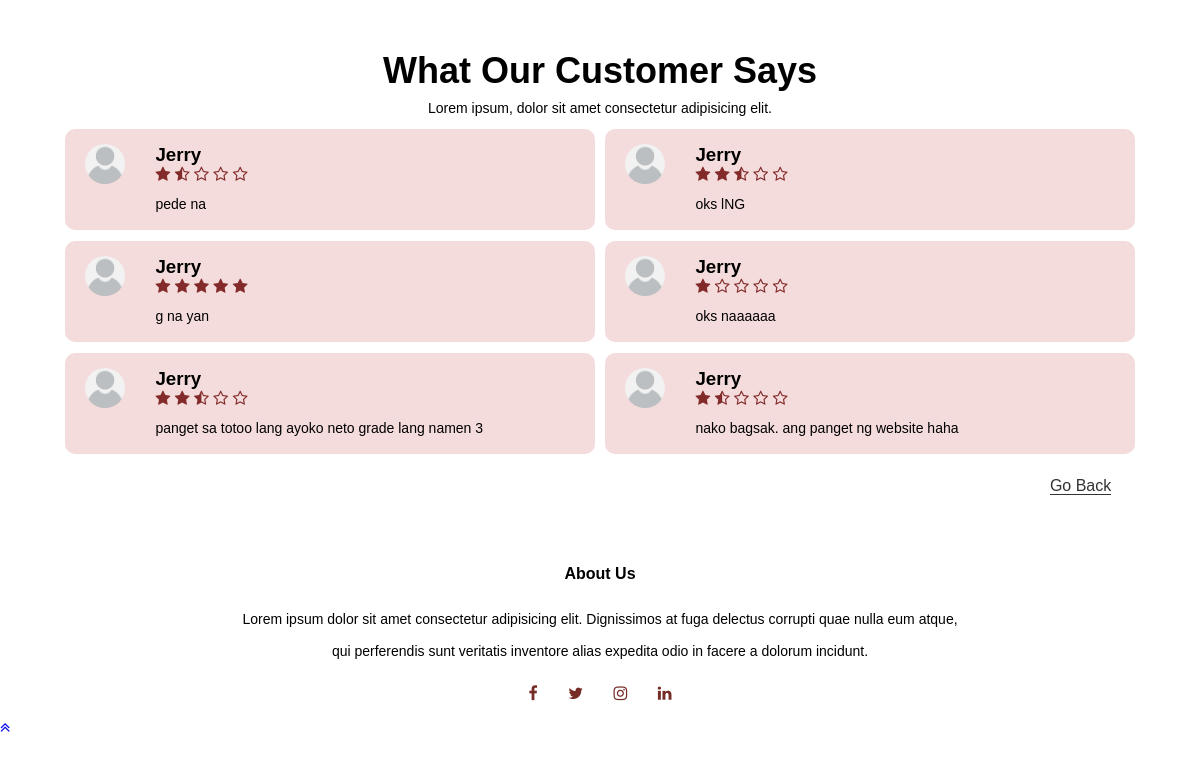
Screenshot of /fullfeedback.php with the database file from the repository.
### tables this page shows
CREATE TABLE `feedback` (
  `simula` int(11) NOT NULL AUTO_INCREMENT,
  `star` float NOT NULL,
  `comment` text NOT NULL,
  `name` varchar(30) NOT NULL,
  `photo` blob NOT NULL,
  PRIMARY KEY (`simula`)
);

### fullfeedback.php (the view, shortened to what this page needs)
<?php
$con = mysqli_connect('localhost','root','','floodprone');
   $stmt = "select * from feedback";
  $userins = $con->query($stmt);
  ?>
<?php include "includes/header.php";?>
<body>
<section class="testimonial">
            <h1>What Our Customer Says</h1>
            <p>Lorem ipsum, dolor sit amet consectetur adipisicing elit.</p>
            <div class="rows">
                <?php while($inserted = mysqli_fetch_assoc($userins)){ ?>
                    <div class="testimonial-col">
                        <img src="images/pips2.jpg" />
                        <div>
                        <h3><?php echo $inserted['name'];?></h3>
                        <?php if($inserted['star'] == 1){ ?>
                            <i class="fa fa-star"></i>
                            <i class="fa fa-star-o"></i>
                            <i class="fa fa-star-o"></i>
                            <i class="fa fa-star-o"></i>
                            <i class="fa fa-star-o"></i>
                        <?php }elseif($inserted['star'] == 1.5){ ?>
                            <i class="fa fa-star"></i>
                            <i class="fa fa-star-half-o"></i>
                            <i class="fa fa-star-o"></i>
                            <i class="fa fa-star-o"></i>
                            <i class="fa fa-star-o"></i>
                        <?php }elseif($inserted['star'] == 2.5){ ?>
                            <i class="fa fa-star"></i>
                            <i class="fa fa-star"></i>
                            <i class="fa fa-star-half-o"></i>
                            <i class="fa fa-star-o"></i>
                            <i class="fa fa-star-o"></i>
                        <?php }elseif($inserted['star'] == 5){ ?>
                            <i class="fa fa-star"></i>
                            <i class="fa fa-star"></i>
                            <i class="fa fa-star"></i>
                            <i class="fa fa-star"></i>
                            <i class="fa fa-star"></i>
                        <?php };?>
                            <p><?php echo $inserted['comment'];?></p>
                        </div>
                    </div>
                <?php } ?>
            </div>
            <br>
            <a class="seeReviews" href="index.php">Go Back</a>
        </section>
         <?php include "includes/footer.php";?>
        <a href="#" class="to-top">
            <i class="fa fa-angle-double-up"></i>
        </a>
    </body>
</html>

### rows the page displays
feedback: name "Jerry", star 1.5 (drawn), comment "pede na"
feedback: name "Jerry", star 2.5 (drawn), comment "oks lNG"
feedback: name "Jerry", star 5 (drawn), comment "g na yan"
feedback: name "Jerry", star 1 (drawn), comment "oks naaaaaa"
feedback: name "Jerry", star 2.5 (drawn), comment "panget sa totoo lang ayoko neto grade lang namen 3"
feedback: name "Jerry", star 1.5 (drawn), comment "nako bagsak. ang panget ng website haha"
